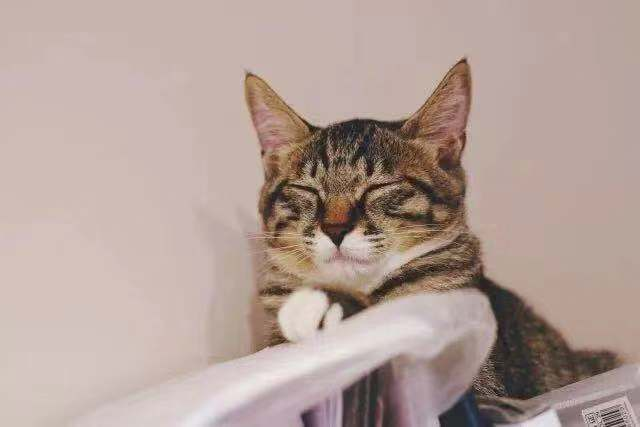
#> input picture sober/cat.jpg, 640 x 427 px, found by its file name
$ python mirroring.py
#> lines starting #> are read from the running program, lines starting #| are printed output that depends on the picture
import cv2
import numpy as np
img = cv2.imread("D://python//opencv2//cat.jpg")
#> img is the input picture: shape (427, 640, 3); mean B, G, R 152.9, 160, 179.6
cv2.imshow('picture',img)
imgInfo = img.shape
#> imgInfo = (427, 640, 3)
dst = np.ones(imgInfo,np.uint8)
height = imgInfo[0]
#> height = 427
width = imgInfo[1]
#> width = 640
for i in range(0,height):
    for j in range(0,width):
        dst[i,j] = img[height-1-i,j]
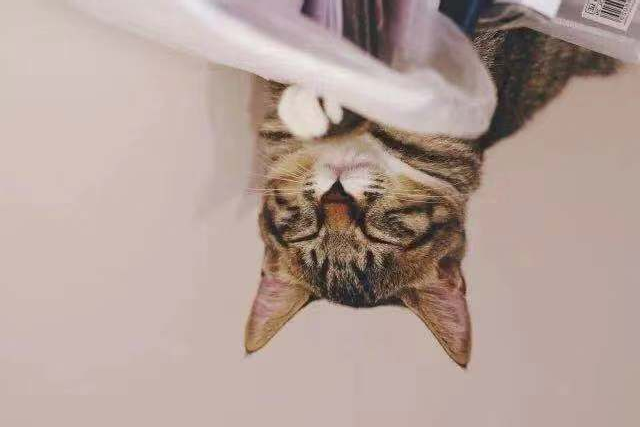
#> dst: shape (427, 640, 3); mean B, G, R 152.9, 160, 179.6
cv2.imshow('mirroring',dst)
cv2.waitKey(0)
